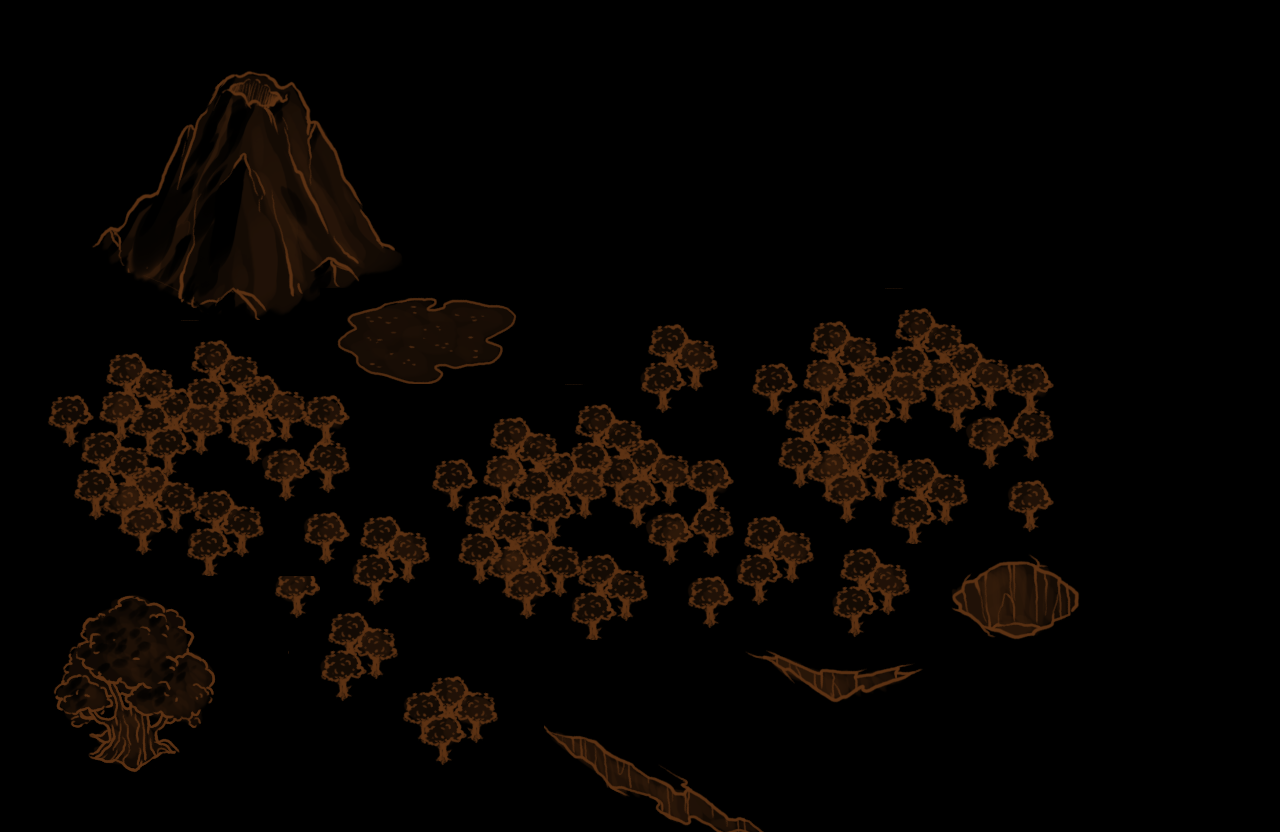

This is a level from a 2D game, rendered from its Tiled map with the project's own tilesets. A one-line summary and the complete map file follow:
An orthogonal 40x26 tile map with 32x32 px tiles, 1 tile layer (Tile Layer 1).

<map version="1.4" tiledversion="1.4.2" orientation="orthogonal" renderorder="right-down" width="40" height="26" tilewidth="32" tileheight="32" infinite="0" nextlayerid="4" nextobjectid="1">
 <tileset firstgid="1" source="ortho_test.tsx" />
 <imagelayer id="2" name="Back">
  <image source="tilesets/map_pergament.png" width="1261" height="851" />
 </imagelayer>
 <layer id="1" name="Tile Layer 1" width="40" height="26">
  <data encoding="csv">
0,0,0,0,0,0,0,0,0,0,0,0,0,0,0,0,0,0,0,0,0,0,0,0,0,0,0,0,0,0,0,0,0,0,0,0,0,0,0,0,
0,0,0,0,0,0,0,0,0,0,0,0,0,0,0,0,0,0,0,0,0,0,0,0,0,0,0,0,0,0,0,0,0,0,0,0,0,0,0,0,
0,0,1,2,3,4,5,6,7,8,9,10,11,0,0,0,0,0,0,0,0,0,0,0,0,0,0,0,0,0,0,0,0,0,0,0,0,0,0,0,
0,0,61,62,63,64,65,66,67,68,69,70,71,0,0,0,0,0,0,0,0,0,0,0,0,0,0,0,0,0,0,0,0,0,0,0,0,0,0,0,
0,0,121,122,123,124,125,126,127,128,129,130,131,0,0,0,0,0,0,0,0,0,0,0,0,0,0,0,0,0,0,0,0,0,0,0,0,0,0,0,
0,0,181,182,183,184,185,186,187,188,189,190,191,0,0,0,0,0,0,0,0,0,0,0,0,0,0,0,0,0,0,0,0,0,0,0,0,0,0,0,
0,0,241,242,243,244,245,246,247,248,249,250,251,0,0,0,0,0,0,0,0,0,0,0,0,0,0,0,0,0,0,0,0,0,0,0,0,0,0,0,
0,0,301,302,303,304,305,306,307,308,309,310,311,0,0,0,0,0,0,0,0,0,0,0,0,0,0,0,0,0,0,0,0,0,0,0,0,0,0,0,
0,0,361,362,363,364,365,366,367,368,369,370,371,0,0,0,0,0,0,0,0,0,0,0,0,0,0,0,0,0,0,0,0,0,0,0,0,0,0,0,
0,0,421,422,423,424,425,426,427,428,626,627,628,629,630,631,632,0,0,0,0,0,0,859,860,861,862,863,864,865,866,867,868,869,0,0,0,0,0,0,
0,859,860,861,862,863,864,865,866,867,686,687,688,689,690,691,692,0,0,0,972,973,974,919,920,921,922,923,924,925,926,927,928,929,0,0,0,0,0,0,
0,919,920,921,922,923,924,925,926,927,746,747,748,749,750,751,752,0,0,0,1032,1033,1034,979,980,981,982,983,984,985,986,987,988,989,0,0,0,0,0,0,
0,979,980,981,982,983,984,985,986,987,988,989,0,859,860,861,862,863,864,865,1092,1093,1094,1039,1040,1041,1042,1043,1044,1045,1046,1047,1048,1049,0,0,0,0,0,0,
0,1039,1040,1041,1042,1043,1044,1045,1046,1047,1048,1049,0,919,920,921,922,923,924,925,926,927,928,1099,1100,1101,1102,1103,1104,1105,1106,1107,1108,1109,0,0,0,0,0,0,
0,1099,1100,1101,1102,1103,1104,1105,1106,1107,1108,1109,0,979,980,981,982,983,984,985,986,987,988,1159,1160,1161,1162,1163,1164,1165,1166,1167,1168,1169,0,0,0,0,0,0,
0,1159,1160,1161,1162,1163,1164,1165,1166,1167,1168,1169,0,1039,1040,1041,1042,1043,1044,1045,1046,1047,1048,1219,1220,1221,1222,1223,1224,1225,1226,1227,1228,1229,0,0,0,0,0,0,
0,1219,1220,1221,1222,1223,1224,1225,1226,1227,1228,972,973,974,1100,1101,1102,1103,1104,1105,1106,1107,1108,972,973,974,1282,1283,1284,1285,1286,1287,1288,1289,0,0,0,0,0,0,
0,1279,1280,1281,1282,1283,1284,1285,1286,1287,1288,1032,1033,1034,1160,1161,1162,1163,1164,1165,1166,1167,1168,1032,1033,1034,972,973,974,583,584,585,586,587,0,0,0,0,0,0,
0,902,903,904,905,906,907,0,1029,1030,912,1092,1093,1094,1220,1221,1222,1223,1224,1225,1226,1227,1228,1092,1093,1094,1032,1033,1034,643,644,645,646,647,0,0,0,0,0,0,
0,962,963,964,965,966,967,0,1089,1090,972,973,974,1279,1280,1281,1282,1283,1284,1285,1286,1287,1288,1289,0,0,1092,1093,1094,703,704,705,706,707,0,0,0,0,0,0,
0,1022,1023,1024,1025,1026,1027,0,0,1031,1032,1033,1034,0,0,0,0,0,0,0,0,0,0,637,638,639,640,641,642,0,0,0,0,0,0,0,0,0,0,0,
0,1082,1083,1084,1085,1086,1087,0,0,1091,1092,1093,975,976,977,978,0,0,0,0,0,0,0,697,698,699,700,701,702,0,0,0,0,0,0,0,0,0,0,0,
0,1142,1143,1144,1145,1146,1147,0,0,0,0,0,1035,1036,1037,1038,0,528,529,530,531,532,533,757,758,759,760,761,762,0,0,0,0,0,0,0,0,0,0,0,
0,1202,1203,1204,1205,1206,1207,0,0,0,0,0,1095,1096,1097,1098,0,588,589,590,591,592,593,594,595,0,0,0,0,0,0,0,0,0,0,0,0,0,0,0,
0,1262,1263,1264,1265,1266,1267,0,0,0,0,0,0,0,0,0,0,648,649,650,651,652,653,654,655,0,0,0,0,0,0,0,0,0,0,0,0,0,0,0,
0,0,0,0,0,0,0,0,0,0,0,0,0,0,0,0,0,708,709,710,711,712,713,714,715,0,0,0,0,0,0,0,0,0,0,0,0,0,0,0
</data>
 </layer>
</map>